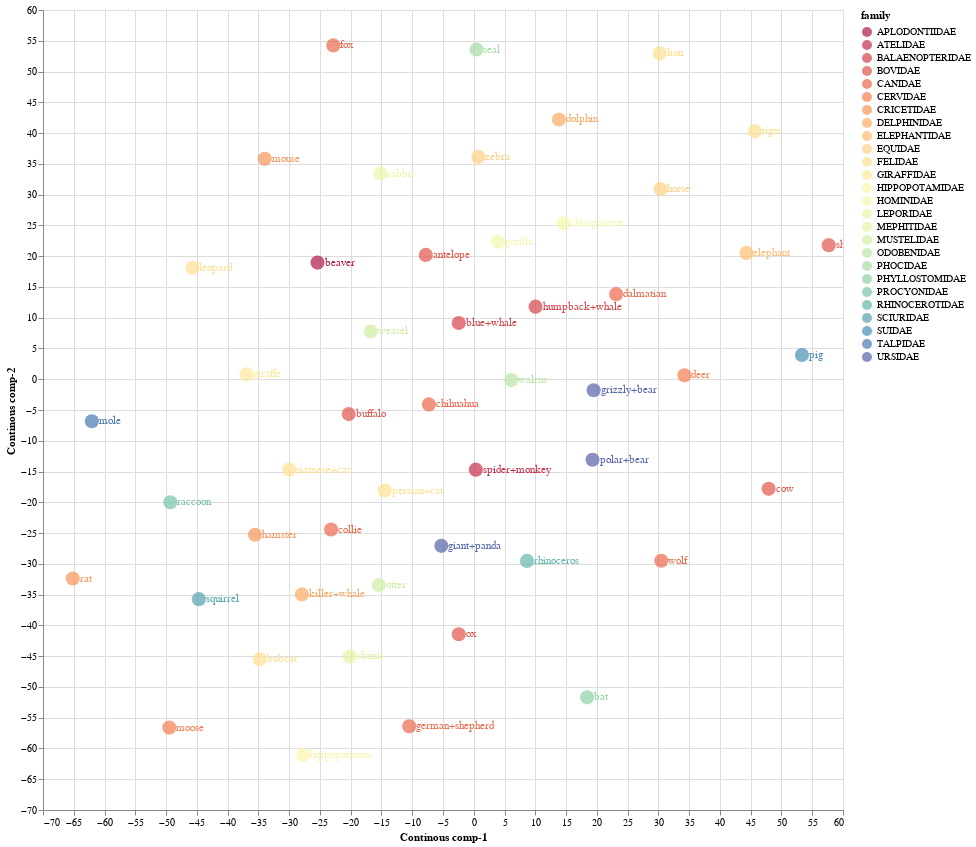

The code cell stored with this chart in its notebook:
### Code cell
source = tsne_continous_df1

points = alt.Chart(source).mark_circle(size=200).encode(
    x='Continous comp-1:Q',
    y='Continous comp-2:Q',
    color=alt.Color('family:N', scale=alt.Scale(scheme='Spectral'))
    ).properties(
    width=800,
    height=800
)

text = points.mark_text(
    align='left',
    baseline='middle',
    dx=7
).encode(
    text='classes:N'
)

points.interactive() + text

### Figure 1 — Vega-Lite specification as saved in the notebook (floating-point values rounded to 4 significant figures)
{"config": {"view": {"continuousWidth": 400, "continuousHeight": 300}}, "layer": [{"mark": {"type": "circle", "size": 200}, "encoding": {"color": {"field": "family", "scale": {"scheme": "Spectral"}, "type": "nominal"}, "x": {"field": "Continous comp-1", "type": "quantitative"}, "y": {"field": "Continous comp-2", "type": "quantitative"}}, "height": 800, "selection": {"selector002": {"type": "interval", "bind": "scales", "encodings": ["x", "y"]}}, "width": 800}, {"mark": {"type": "text", "align": "left", "baseline": "middle", "dx": 7}, "encoding": {"color": {"field": "family", "scale": {"scheme": "Spectral"}, "type": "nominal"}, "text": {"field": "classes", "type": "nominal"}, "x": {"field": "Continous comp-1", "type": "quantitative"}, "y": {"field": "Continous comp-2", "type": "quantitative"}}, "height": 800, "width": 800}], "data": {"name": "data-0537f3db96942d2450ed21276cfcfcf2"}, "$schema": "https://vega.github.io/schema/vega-lite/v4.17.0.json", "datasets": {"data-0537f3db96942d2450ed21276cfcfcf2": [{"Continous comp-1": -7.793, "Continous comp-2": 20.2, "classes": "antelope", "order": "ARTIODACTYLA", "family": "BOVIDAE", "K_mean": 9}, {"Continous comp-1": 19.48, "Continous comp-2": -1.786, "classes": "grizzly+bear", "order": "CARNIVORA", "family": "URSIDAE", "K_mean": 17}, {"Continous comp-1": -27.92, "Continous comp-2": -34.97, "classes": "killer+whale", "order": "ARTIODACTYLA", "family": "DELPHINIDAE", "K_mean": 1}, {"Continous comp-1": -25.39, "Continous comp-2": 18.96, "classes": "beaver", "order": "RODENTIA", "family": "APLODONTIIDAE", "K_mean": 21}, {"Continous comp-1": 23.14, "Continous comp-2": 13.83, "classes": "dalmatian", "order": "CARNIVORA", "family": "CANIDAE", "K_mean": 2}, {"Continous comp-1": -14.48, "Continous comp-2": -18.1, "classes": "persian+cat", "order": "CARNIVORA", "family": "FELIDAE", "K_mean": 1}, {"Continous comp-1": 30.33, "Continous comp-2": 30.91, "classes": "horse", "order": "PERISSODACTYLA", "family": "EQUIDAE", "K_mean": 12}, {"Continous comp-1": -10.49, "Continous comp-2": -56.41, "classes": "german+shepherd", "order": "CARNIVORA", "family": "CANIDAE", "K_mean": 1}, {"Continous comp-1": -2.44, "Continous comp-2": 9.143, "classes": "blue+whale", "order": "ARTIODACTYLA", "family": "BALAENOPTERIDAE", "K_mean": 2}, {"Continous comp-1": -29.97, "Continous comp-2": -14.68, "classes": "siamese+cat", "order": "CARNIVORA", "family": "FELIDAE", "K_mean": 1}, {"Continous comp-1": -20.16, "Continous comp-2": -45.04, "classes": "skunk", "order": "CARNIVORA", "family": "MEPHITIDAE", "K_mean": 1}, {"Continous comp-1": -62.06, "Continous comp-2": -6.833, "classes": "mole", "order": "EULIPOTYPHLA", "family": "TALPIDAE", "K_mean": 5}, {"Continous comp-1": 45.67, "Continous comp-2": 40.28, "classes": "tiger", "order": "CARNIVORA", "family": "FELIDAE", "K_mean": 4}, {"Continous comp-1": -27.73, "Continous comp-2": -61.06, "classes": "hippopotamus", "order": "ARTIODACTYLA", "family": "HIPPOPOTAMIDAE", "K_mean": 1}, {"Continous comp-1": -45.75, "Continous comp-2": 18.11, "classes": "leopard", "order": "CARNIVORA", "family": "FELIDAE", "K_mean": 22}, {"Continous comp-1": -49.47, "Continous comp-2": -56.61, "classes": "moose", "order": "ARTIODACTYLA", "family": "CERVIDAE", "K_mean": 14}, {"Continous comp-1": 0.3257, "Continous comp-2": -14.69, "classes": "spider+monkey", "order": "PRIMATES", "family": "ATELIDAE", "K_mean": 2}, {"Continous comp-1": 10.04, "Continous comp-2": 11.79, "classes": "humpback+whale", "order": "ARTIODACTYLA", "family": "BALAENOPTERIDAE", "K_mean": 9}, {"Continous comp-1": 44.32, "Continous comp-2": 20.53, "classes": "elephant", "order": "PROBOSCIDEA", "family": "ELEPHANTIDAE", "K_mean": 6}, {"Continous comp-1": 3.96, "Continous comp-2": 22.33, "classes": "gorilla", "order": "PRIMATES", "family": "HOMINIDAE", "K_mean": 9}, {"Continous comp-1": -2.441, "Continous comp-2": -41.44, "classes": "ox", "order": "ARTIODACTYLA", "family": "BOVIDAE", "K_mean": 1}, {"Continous comp-1": -22.83, "Continous comp-2": 54.24, "classes": "fox", "order": "CARNIVORA", "family": "CANIDAE", "K_mean": 13}, {"Continous comp-1": 57.68, "Continous comp-2": 21.79, "classes": "sheep", "order": "ARTIODACTYLA", "family": "BOVIDAE", "K_mean": 19}, {"Continous comp-1": 0.4425, "Continous comp-2": 53.58, "classes": "seal", "order": "CARNIVORA", "family": "PHOCIDAE", "K_mean": 18}, {"Continous comp-1": 14.58, "Continous comp-2": 25.33, "classes": "chimpanzee", "order": "PRIMATES", "family": "HOMINIDAE", "K_mean": 9}, {"Continous comp-1": -35.55, "Continous comp-2": -25.27, "classes": "hamster", "order": "RODENTIA", "family": "CRICETIDAE", "K_mean": 1}, {"Continous comp-1": -44.67, "Continous comp-2": -35.74, "classes": "squirrel", "order": "RODENTIA", "family": "SCIURIDAE", "K_mean": 1}, {"Continous comp-1": 8.644, "Continous comp-2": -29.52, "classes": "rhinoceros", "order": "PERISSODACTYLA", "family": "RHINOCEROTIDAE", "K_mean": 2}, {"Continous comp-1": -15.17, "Continous comp-2": 33.42, "classes": "rabbit", "order": "LAGOMORPHA", "family": "LEPORIDAE", "K_mean": 0}, {"Continous comp-1": 18.41, "Continous comp-2": -51.7, "classes": "bat", "order": "CHIROPTERA", "family": "PHYLLOSTOMIDAE", "K_mean": 11}, {"Continous comp-1": -36.93, "Continous comp-2": 0.7795, "classes": "giraffe", "order": "ARTIODACTYLA", "family": "GIRAFFIDAE", "K_mean": 23}, {"Continous comp-1": 30.47, "Continous comp-2": -29.49, "classes": "wolf", "order": "CARNIVORA", "family": "CANIDAE", "K_mean": 15}, {"Continous comp-1": -7.292, "Continous comp-2": -4.093, "classes": "chihuahua", "order": "CARNIVORA", "family": "CANIDAE", "K_mean": 2}, {"Continous comp-1": -65.17, "Continous comp-2": -32.38, "classes": "rat", "order": "RODENTIA", "family": "CRICETIDAE", "K_mean": 10}, {"Continous comp-1": -16.71, "Continous comp-2": 7.761, "classes": "weasel", "order": "CARNIVORA", "family": "MUSTELIDAE", "K_mean": 2}, {"Continous comp-1": -15.43, "Continous comp-2": -33.46, "classes": "otter", "order": "CARNIVORA", "family": "MUSTELIDAE", "K_mean": 1}, {"Continous comp-1": -20.32, "Continous comp-2": -5.664, "classes": "buffalo", "order": "ARTIODACTYLA", "family": "BOVIDAE", "K_mean": 1}, {"Continous comp-1": 0.7462, "Continous comp-2": 36.12, "classes": "zebra", "order": "PERISSODACTYLA", "family": "EQUIDAE", "K_mean": 20}, {"Continous comp-1": -5.269, "Continous comp-2": -27.07, "classes": "giant+panda", "order": "CARNIVORA", "family": "URSIDAE", "K_mean": 1}, {"Continous comp-1": 34.23, "Continous comp-2": 0.6349, "classes": "deer", "order": "ARTIODACTYLA", "family": "CERVIDAE", "K_mean": 16}, {"Continous comp-1": -34.77, "Continous comp-2": -45.51, "classes": "bobcat", "order": "CARNIVORA", "family": "FELIDAE", "K_mean": 1}, {"Continous comp-1": 53.33, "Continous comp-2": 3.931, "classes": "pig", "order": "ARTIODACTYLA", "family": "SUIDAE", "K_mean": 3}, {"Continous comp-1": 30.22, "Continous comp-2": 52.97, "classes": "lion", "order": "CARNIVORA", "family": "FELIDAE", "K_mean": 7}, {"Continous comp-1": -33.96, "Continous comp-2": 35.82, "classes": "mouse", "order": "RODENTIA", "family": "CRICETIDAE", "K_mean": 24}, {"Continous comp-1": 19.29, "Continous comp-2": -13.09, "classes": "polar+bear", "order": "CARNIVORA", "family": "URSIDAE", "K_mean": 17}, {"Continous comp-1": -23.19, "Continous comp-2": -24.42, "classes": "collie", "order": "CARNIVORA", "family": "CANIDAE", "K_mean": 1}, {"Continous comp-1": 6.115, "Continous comp-2": -0.1378, "classes": "walrus", "order": "CARNIVORA", "family": "ODOBENIDAE", "K_mean": 9}, {"Continous comp-1": -49.32, "Continous comp-2": -19.99, "classes": "raccoon", "order": "CARNIVORA", "family": "PROCYONIDAE", "K_mean": 1}, {"Continous comp-1": 47.91, "Continous comp-2": -17.81, "classes": "cow", "order": "ARTIODACTYLA", "family": "BOVIDAE", "K_mean": 8}, {"Continous comp-1": 13.84, "Continous comp-2": 42.21, "classes": "dolphin", "order": "ARTIODACTYLA", "family": "DELPHINIDAE", "K_mean": 25}]}}
